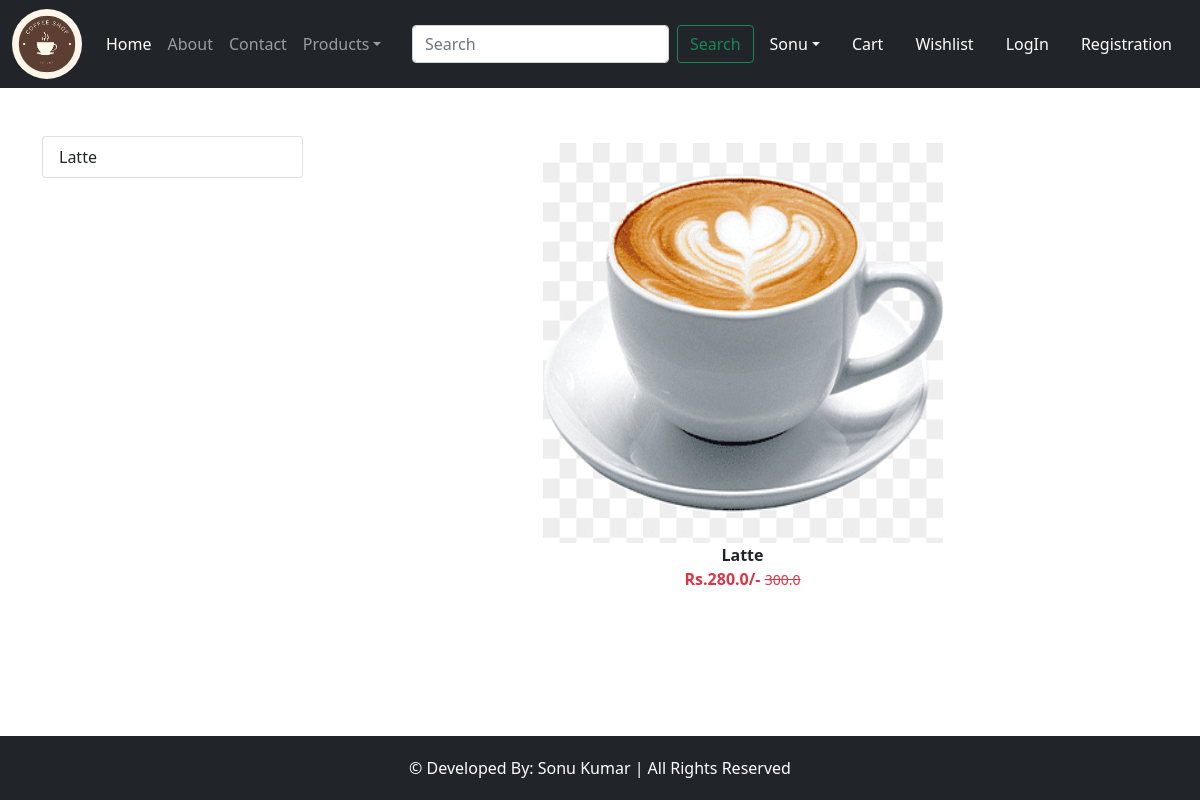
The app's page /category/LT, older data.
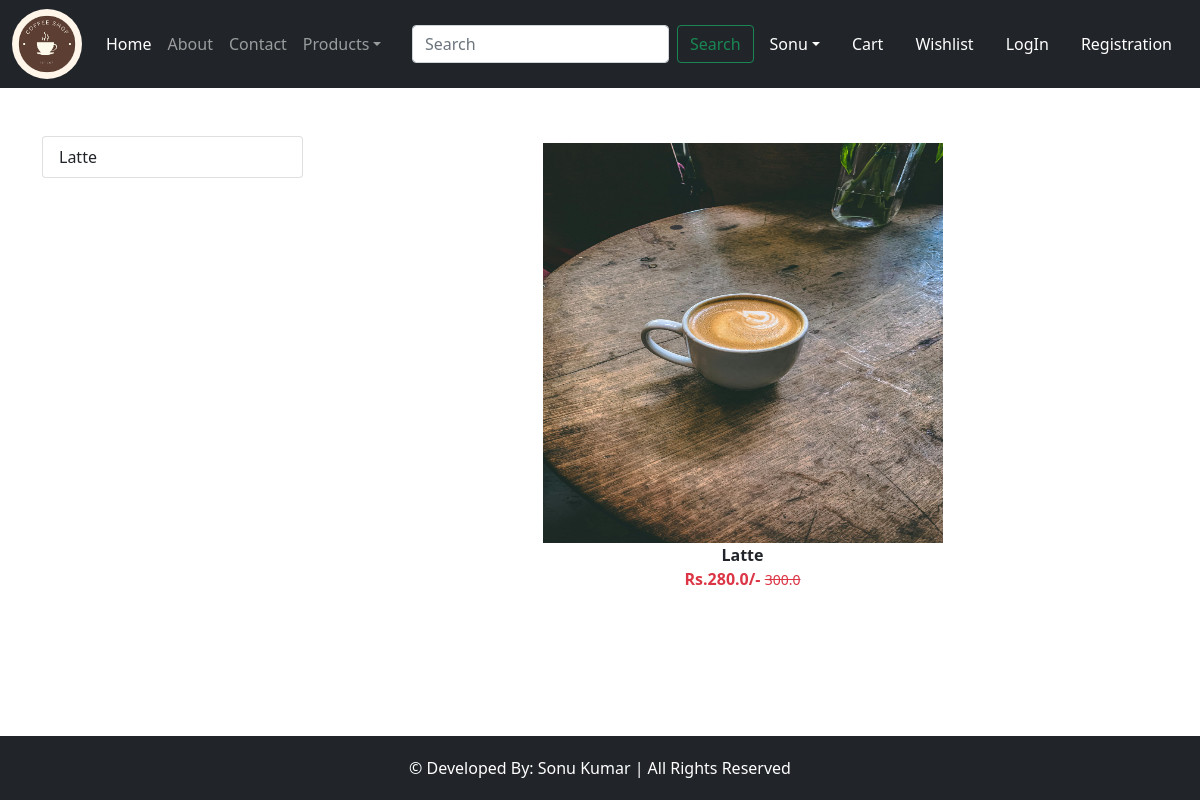
The same page, newer data.
### sonu1/models.py (models this page shows, shortened)
class Product(models.Model):
    title = models.CharField(max_length=100)
    selling_price = models.FloatField()
    discounted_price = models.FloatField()
    discription = models.TextField()
    composition = models.TextField(default='')
    prodapp = models.TextField(default='')
    category = models.CharField(choices= CATAGORY_CHOICES,max_length=2)
    product_image = models.ImageField(upload_to='product')

### sonu1/views.py (the view)
# urls.py: path("category/<slug:val>",views.CategoryView.as_view(),name="category"),
class CategoryView(View):
    def get(self,request,val):
        product = Product.objects.filter(category=val)
        title = Product.objects.filter(category=val).values('title')
        return render(request,"sonu1/category.html",locals())

### sonu1/templates/sonu1/category.html (shortened to what this page needs)
{% extends 'sonu1/index.html' %}
{% load static %}
{% block main %}
  <div class="container my-5">
    <div class="row">
      <div class="col-sm-3">
        <div class="list-group">
          {% for val in title %}
            <a href="{% url 'category-title' val.title %}" class="list-group-item list-group-item-action"
            aria-current="true">{{ val.title }}</a>
          {% endfor %}
        </div>
      </div>
      <div class="col-sm-9">
        <div class="row">
          {% for prod in product %}
            <div class="col text-center mb-4">
              <a href="{% url 'product-details' prod.id %}" class="btn">
                <div>
                  <img src="{{prod.product_image.url}}" width="400px" height="400px" />
                  <div class="fw-bold">{{ prod.title }}</div>
                  <div class="fw-bold text-danger">
                    Rs.{{ prod.discounted_price }}/-
                    <small class="fw-light text-decoration-line-through">
                    {{ prod.selling_price }}</small>
                  </div>
                </div>
              </a>
            </div>
          {% endfor %}
        </div>
      </div>
    </div>
  </div>
{% endblock %}

### sonu1/templates/sonu1/index.html (shortened to what this page needs)
<!DOCTYPE html>
{% load static %}
<html lang="en">
  <head>
    <link href="https://cdn.jsdelivr.net/npm/bootstrap@5.0.2/dist/css/bootstrap.min.css" rel="stylesheet" />
    <link rel="stylesheet" href="{% static 'sonu1/css/owl.carousel.min.css' %}" />
    <link rel="stylesheet" href="{% static 'sonu1/css/all.min.css' %}" />
    <link rel="stylesheet" href="{% static 'sonu1/css/mystyle.css' %}" />
  </head>
  <body>
    <nav class="navbar navbar-expand-lg navbar-dark bg-dark py-1">
      <div class="container-fluid">
        <a class="navbar-brand" href="#"><img src="{% static 'sonu1/images/banner/icon.png' %}" class="rounded-circle" style="height: 70px;" /></a>
        <div class="collapse navbar-collapse" id="navbarSupportedContent">
          <ul class="navbar-nav me-auto mb-2 mb-lg-0">
            <li class="nav-item">
              <a class="nav-link active"aria-current="page" href="#">Home</a>
            </li>
            <li class="nav-item">
              <a class="nav-link" href="{% url 'about' %}">About</a>
            </li>
            <li class="nav-item">
              <a class="nav-link" href="{% url 'contact' %}">Contact</a>
            </li>
            <li class="nav-item dropdown">
              <a class="nav-link dropdown-toggle" href="#" id="navbarDropdown" role="button" data-bs-toggle="dropdown" aria-expanded="false">Products</a>
            </li>
          </ul>
          <form class="d-flex">
            <input class="form-control me-2" type="search" placeholder="Search" aria-label="Search" />
            <button class="btn btn-outline-success" type="submit">Search</button>
          </form>
        </div>
        <ul class="navbar-nav me-auto mb-2 mb-lg-0">
          <li class="nav-item dropdown mx-2">
            <a class="nav-link dropdown-toggle text-white" href="#" id="profiledropdown" role="button" data-bs-toggle="dropdown" aria-expanded="false">Sonu</a>
          </li>
          <li class="nav-item mx-2">
            <a href="#" class="nav-link text-white">Cart</a>
          </li>
          <li class="nav-item mx-2">
            <a href="#" class="nav-link text-white">Wishlist</a>
          </li>
          <li class="nav-item mx-2">
            <a href="{% url 'login' %}" class="nav-link text-white">LogIn</a>
          </li>
          <li class="nav-item mx-2">
            <a href="{% url 'registration' %}" class="nav-link text-white">Registration</a>
          </li>
        </ul>
        </div>
    </nav>
    {% block main %}{% endblock %}
    <footer class="bg-dark text-white mt-5 py-1 fixed-bottom">
      <div class="row mt-3 ">
        <div class="col text-center ">
            <p>&copy; Developed By: Sonu Kumar | All Rights Reserved</p>
        </div>
      </div>
    </footer>
  </body>
</html>

Row changes from the older to the newer data that the page shows:
changed Product "Latte": product_image: a different picture
